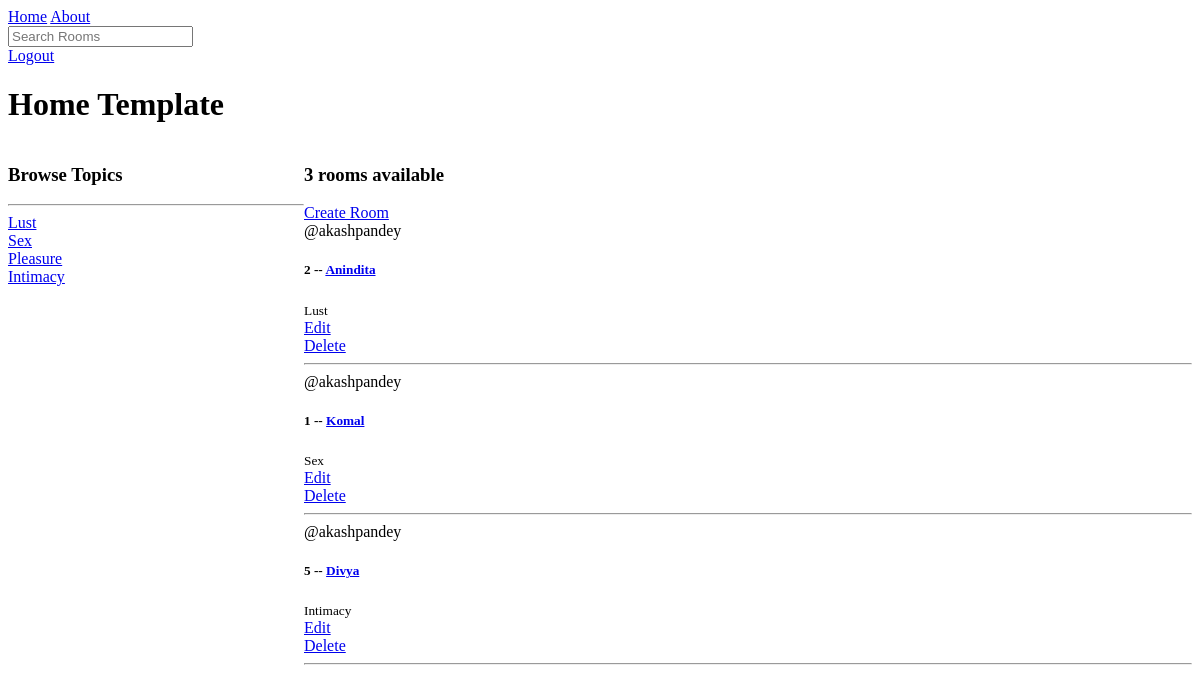
The app's page / (signed in), older data.
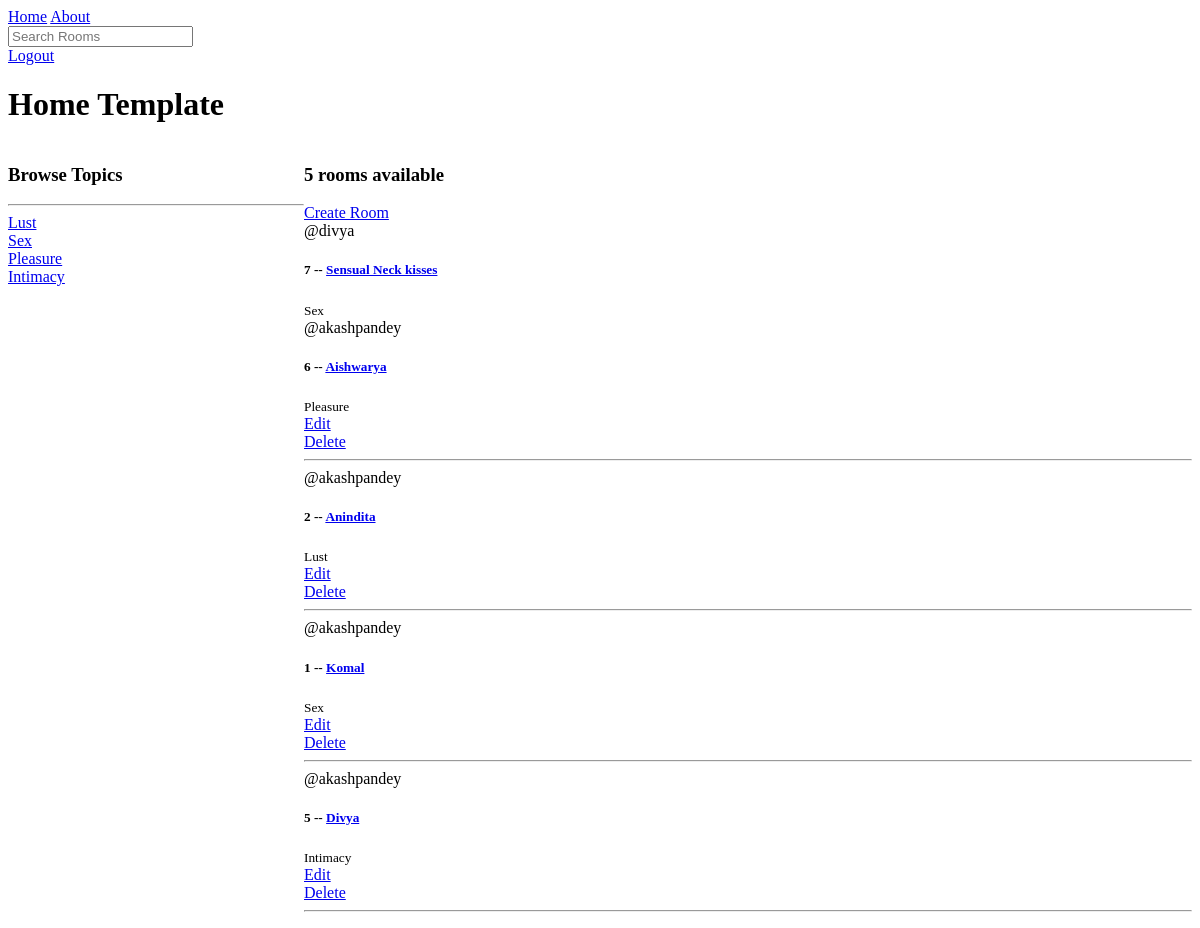
The same page, newer data.
### base/models.py (models this page shows, shortened)
class Topic(models.Model):
    name = models.CharField(max_length=200)

class Room(models.Model):
    host = models.ForeignKey(User, on_delete=models.SET_NULL, null=True)
    topic = models.ForeignKey(Topic, on_delete=models.SET_NULL, null=True)
    name = models.CharField(max_length=200)
    description = models.TextField(null=True, blank=True)
    updated_at = models.DateTimeField(auto_now=True)
    created_at = models.DateTimeField(auto_now_add=True)
    class Meta:
        ordering = ['-updated_at', '-created_at']

### base/views.py (the view)
# urls.py: path('', views.home, name='home'),
@login_required(login_url='login')
def home(request):
    q = request.GET.get('q') if request.GET.get('q') != None else ''
    rooms = Room.objects.filter(Q(topic__name__icontains=q) |
                                Q(name__icontains=q) |
                                Q(description__icontains=q)
                                )
    topics = Topic.objects.all()
    count = rooms.count()
    context = {'rooms': rooms, 'topics': topics, "count": count}
    return render(request, 'base/home.html', context)

### base/templates/base/home.html (shortened to what this page needs)
{% extends 'main.html' %}
{% block content %}
<h1>Home Template</h1>
    <div class ='home-container'>
        <div>
            <h3>Browse Topics</h3>
            <hr>
            {% for topic in topics%}
            <div><a href="{% url 'home' %}?q={{topic.name}}"> {{topic.name}}</a></div>
            {% endfor %}
        </div>
        <div>
            <h3>{{count}} rooms available</h3>
            <a href='{% url 'create-room' %}'>Create Room</a>
        {% for room in rooms%}
            <div>
                <span>@{{room.host.username}}</span>
                <h5>{{room.id}} -- <a href="/room/{{room.id}}">{{room.name}}</a></h5>
                <small>{{room.topic.name}}</small>
                {% if request.user == room.host%}
                <div>
                    <a href = '{% url 'update-room' room.id %}'>Edit</a>
                </div>
                <div>
                    <a href = '{% url 'delete-room' room.id %}'>Delete</a>
                </div>
                <hr>
                {% endif %}
            </div>
        {% endfor %}
        </div>
    </div>
{% endblock %}

### templates/main.html (shortened to what this page needs)
<!DOCTYPE html>
{% load static %}
<html lang="en">
<head>
</head>
<body>
    {% include 'navbar.html' %}
    {% block content %}
    {% endblock %}
</body>

### templates/navbar.html
<div class="topnav">
    <a class="active" href="#home">Home</a>
    <a href="#about">About</a>
   <form method="GET" action="{% url 'home' %}">
        <input type = 'text' name="q" placeholder="Search Rooms"/>
   </form>
   {% if request.user.is_authenticated %}
   <a href="{% url 'logout' %}">Logout</a>
     {%else %}
     <a href="{% url 'login' %}">Login</a>
   {% endif %}
</div>

### base/templates/base/home.html (style rules this page uses)
.home-container { display: grid; grid-template-columns: 1fr 3fr; }

Row changes from the older to the newer data that the page shows:
added Room: host.username "divya", id "7", name "Sensual Neck kisses", topic.name "Sex"
added Room: host.username "akashpandey", id "6", name "Aishwarya", topic.name "Pleasure", shows "Edit"
Text that changed along with them:
{{ count }}: "3" → "5"
